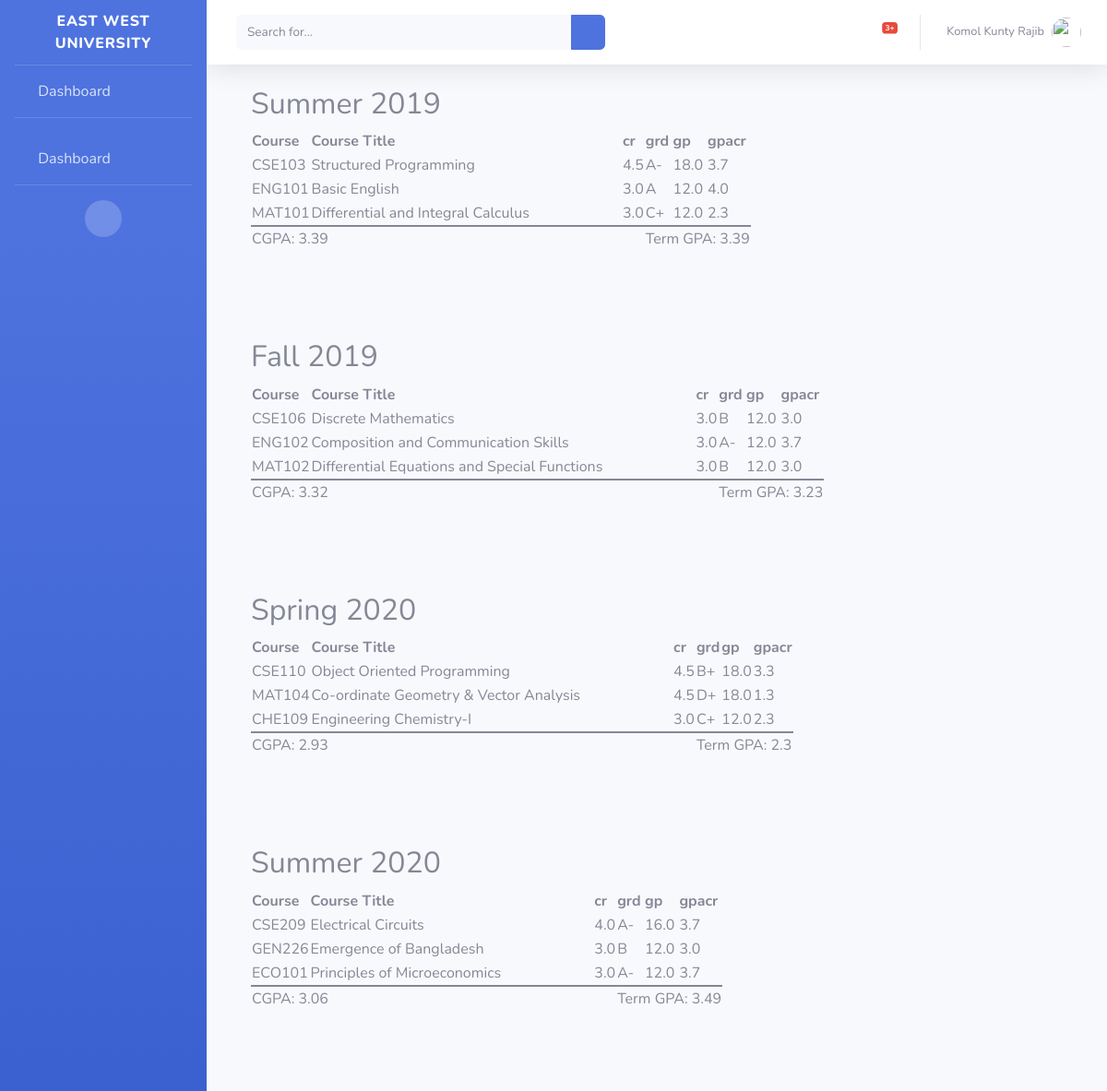
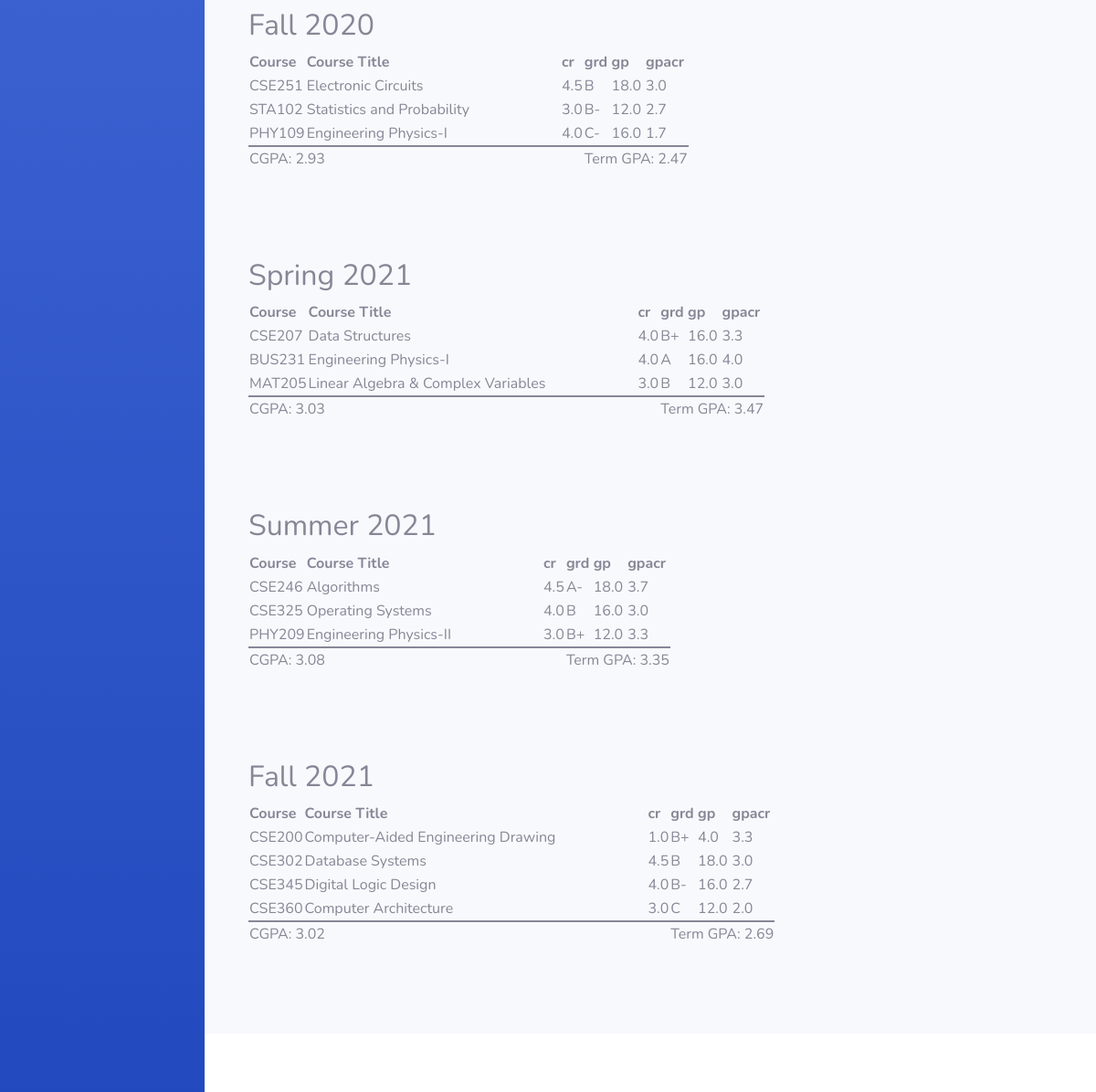
/grade-report/ (signed in), run on the app's committed database (2 pictures, top to bottom).
### advising_portal/models.py (models this page shows, shortened)
class Student(models.Model):
    student_id = models.CharField(max_length=100, primary_key=True)
    name = models.CharField(max_length=30)
    advisor = models.ForeignKey(Faculty, on_delete=models.SET_NULL, null=True)
    username = models.OneToOneField(User, on_delete=models.SET_NULL, null=True)

class Semester(models.Model):
    semester_id = models.IntegerField(primary_key=True)
    semester_name = models.TextField()
    semester_starts_on = models.DateField()
    semester_ends_on = models.DateField()
    created_at = models.DateTimeField(default=timezone.now)
    created_by = models.ForeignKey(User, on_delete=models.SET_NULL, null=True)
    advising_status = models.BooleanField(default=False)

class Course(models.Model):
    course_id = models.CharField(max_length=100, primary_key=True)
    course_code = models.CharField(max_length=10)
    course_title = models.TextField()
    department = models.ForeignKey(Department, on_delete=models.SET_NULL, null=True)
    prerequisite_course = models.ForeignKey('self', on_delete=models.SET_NULL, null=True)
    credit = models.FloatField()
    created_at = models.DateTimeField(default=timezone.now)
    created_by = models.ForeignKey(User, on_delete=models.SET_NULL, null=True)

class Grade(models.Model):
    grade = models.CharField(max_length=10, primary_key=True)
    grade_point = models.FloatField()
    maximum = models.FloatField()
    minimum = models.FloatField()

### advising_portal/views.py (the view)
# urls.py: path('grade-report/', views.view_grade_report, name='advising-portal-grade-report'),
@login_required
def view_grade_report(request):
    student = Student.objects.get(username_id=User.objects.get(username=request.user).pk)
    courses_taken = CoursesTaken.objects.filter(
        student_id=student.student_id,
        semester__advising_status=False
    ).all()
    courses_by_semesters = {}
    total_cgpa = 0
    total_credit = 0
    for course in courses_taken:
        total_cgpa += (course.grade.grade_point * course.section.course.credit)
        total_credit += course.section.course.credit
        if course.semester_id not in courses_by_semesters:
            courses_by_semesters[course.semester_id] = {
                'semester_id': course.semester_id,
                'semester_name': course.semester.semester_name,
                'total_credit': course.section.course.credit,
                'courses': [
                    {
                        'course_code': course.section.course.course_code,
                        'course_title': re.sub('\(.*\)', '', str(course.section.course.course_title)),
                        'course_credit': course.section.course.credit,
                        'grade': course.grade.grade,
                        'total_gp': course.section.course.credit * 4,
                        'grade_point': course.grade.grade_point,
                    }
                ],
                'current_cgpa': total_cgpa,
                'current_total_credit': total_credit,
                'term_gpa': course.grade.grade_point * course.section.course.credit
            }
        else:
            courses_by_semesters[course.semester_id]['total_credit'] += course.section.course.credit
            courses_by_semesters[course.semester_id]['current_cgpa'] = total_cgpa
            courses_by_semesters[course.semester_id]['current_total_credit'] = total_credit
            courses_by_semesters[course.semester_id]['term_gpa'] += (course.grade.grade_point * course.section.course.credit)
            courses_by_semesters[course.semester_id]['courses'].append(
                {
                    'course_code': course.section.course.course_code,
                    'course_title': re.sub('\(.*\)', '', str(course.section.course.course_title)),
                    'course_credit': course.section.course.credit,
                    'grade': course.grade.grade,
                    'total_gp': course.section.course.credit * 4,
                    'grade_point': course.grade.grade_point,
                }
            )
    for semester in courses_by_semesters.values():
        semester['current_cgpa'] = semester['current_cgpa'] / semester['current_total_credit']
        semester['current_cgpa'] = round(semester['current_cgpa'], 2)
        semester['term_gpa'] = semester['term_gpa'] / semester['total_credit']
        semester['term_gpa'] = round(semester['term_gpa'], 2)
    if total_credit != 0:
        cgpa = total_cgpa / total_credit
        cgpa = round(cgpa, 2)
    else:
        cgpa = 0.0
    context = {
        'cgpa': cgpa,
        'courses_by_semesters': courses_by_semesters
    }
    return render(request, 'advising_portal/grading_report_test.html', context)

### advising_portal/templates/advising_portal/grading_report_test.html (shortened to what this page needs)
{% extends "advising_portal/student_base.html" %}
{% block content %}
    {% for semester, value in courses_by_semesters.items %}
        <div class="container">
            <h2>{{ value.semester_name }}</h2>
            <table>
                <thead>
                <tr>
                    <th>Course</th>
                    <th style="padding-right: 100px;">Course Title</th>
                    <th>cr</th>
                    <th>grd</th>
                    <th>gp</th>
                    <th>gpacr</th>
                </thead>
                <tbody>
                {% for course in value.courses %}
                    <tr>
                        <td>{{ course.course_code }}</td>
                        <td style="padding-right: 100px;">{{ course.course_title }}</td>
                        <td>{{ course.course_credit }}</td>
                        <td>{{ course.grade }}</td>
                        <td>{{ course.total_gp }}</td>
                        <td>{{ course.grade_point }}</td>
                    </tr>
                {% endfor %}
                <tr>
                  <td colspan="3" style="border-top: 2px solid;">CGPA: {{ value.current_cgpa }}</td>
                  <td colspan="3" style="border-top: 2px solid;">Term GPA: {{ value.term_gpa }}</td>
                </tr>
                </tbody>
            </table>
        </div>
        <br>
        <br>
        <br>
        <br>
    {% endfor %}
{% endblock content %}

### advising_portal/templates/advising_portal/student_base.html (shortened to what this page needs)
{% load static %}
<!DOCTYPE html>
<html lang="en">
<head>
    <link href="{% static 'advising_portal/vendor/fontawesome-free/css/all.min.css' %}" rel="stylesheet" type="text/css">
    <link href="{% static 'advising_portal/css/sb-admin-2.min.css' %}" rel="stylesheet">
    <link href="{% static 'advising_portal/css/my_css.css' %}" rel="stylesheet">
</head>
<body id="page-top">
    <div id="wrapper">
        <ul class="navbar-nav bg-gradient-primary sidebar sidebar-dark accordion" id="accordionSidebar">
            <a class="sidebar-brand d-flex align-items-center justify-content-center" href="index.html">
                <div class="sidebar-brand-text mx-3">East West University</div>
            </a>
            <hr class="sidebar-divider my-0">
            <li class="nav-item">
                <a class="nav-link" href="{% url 'advising-portal-home' %}">
                    <i class="fas fa-fw fa-tachometer-alt"></i>
                    Dashboard</a>
            </li>
            <hr class="sidebar-divider">
            <li class="nav-item">
                <a class="nav-link" href="{% url 'advising-portal-home' %}">
                    <i class="fas fa-fw fa-tachometer-alt"></i>
                    Dashboard</a>
            </li>
            <hr class="sidebar-divider d-none d-md-block">
            <div class="text-center d-none d-md-inline">
                <button class="rounded-circle border-0" id="sidebarToggle"></button>
            </div>
        </ul>
        <div id="content-wrapper" class="d-flex flex-column">
            <div id="content">
                <nav class="navbar navbar-expand navbar-light bg-white topbar mb-4 static-top shadow">
                    <form
                        class="d-none d-sm-inline-block form-inline mr-auto ml-md-3 my-2 my-md-0 mw-100 navbar-search">
                        <div class="input-group">
                            <input type="text" class="form-control bg-light border-0 small" placeholder="Search for..."
                                aria-label="Search" aria-describedby="basic-addon2">
                            <div class="input-group-append">
                                <button class="btn btn-primary" type="button">
                                    <i class="fas fa-search fa-sm"></i>
                                </button>
                            </div>
                        </div>
                    </form>
                    <ul class="navbar-nav ml-auto">
                        <li class="nav-item dropdown no-arrow mx-1">
                            <a class="nav-link dropdown-toggle" href="#" id="alertsDropdown" role="button"
                                data-toggle="dropdown" aria-haspopup="true" aria-expanded="false">
                                <i class="fas fa-bell fa-fw"></i>
                                <span class="badge badge-danger badge-counter">3+</span>
                            </a>
                        </li>
                        <li class="nav-item dropdown no-arrow">
                            <a class="nav-link dropdown-toggle" href="#" id="userDropdown" role="button"
                                data-toggle="dropdown" aria-haspopup="true" aria-expanded="false">
                                <span class="mr-2 d-none d-lg-inline text-gray-600 small">{{ user.student.name }}</span>
                                <img class="img-profile rounded-circle"
                                    src="img/undraw_profile.svg">
                            </a>
                        </li>
                    </ul>
                </nav>
                <div class="container-fluid">
                    {% block content %}{% endblock %}
                </div>
            </div>
            <footer class="sticky-footer bg-white">
            </footer>
        </div>
    </div>
</body>
</html>

### data on the page
Semester: semester_name "Summer 2019"
Course: course_code "CSE103", course_title "Structured Programming", course_credit "4.5"
Grade: grade "A-" "A-" "A-" "A-" "A-", grade_point "3.7" "3.7" "3.7" "3.7" "3.7"
Course: course_code "ENG101", course_title "Basic English", course_credit "3.0"
Grade: grade_point "4.0" "4.0"
Course: course_code "MAT101", course_title "Differential and Integral Calculus", course_credit "3.0"
Grade: grade "C+" "C+", grade_point "2.3" "2.3"
Semester: semester_name "Fall 2019"
Course: course_code "CSE106", course_title "Discrete Mathematics", course_credit "3.0"
Grade: grade_point "3.0" "3.0" "3.0" "3.0" "3.0" "3.0" "3.0"
Course: course_code "ENG102", course_title "Composition and Communication Skills", course_credit "3.0"
Course: course_code "MAT102", course_title "Differential Equations and Special Functions", course_credit "3.0"
Semester: semester_name "Spring 2020"
Course: course_code "CSE110", course_title "Object Oriented Programming", course_credit "4.5"
Grade: grade "B+" "B+" "B+" "B+", grade_point "3.3" "3.3" "3.3" "3.3"
Course: course_code "MAT104", course_title "Co-ordinate Geometry & Vector Analysis", course_credit "4.5"
Grade: grade "D+", grade_point "1.3"
Course: course_code "CHE109", course_title "Engineering Chemistry-I", course_credit "3.0"
Semester: semester_name "Summer 2020"
Course: course_code "CSE209", course_title "Electrical Circuits", course_credit "4.0"
Course: course_code "GEN226", course_title "Emergence of Bangladesh", course_credit "3.0"
Course: course_code "ECO101", course_title "Principles of Microeconomics", course_credit "3.0"
Semester: semester_name "Fall 2020"
Course: course_code "CSE251", course_title "Electronic Circuits", course_credit "4.5"
Course: course_code "STA102", course_title "Statistics and Probability", course_credit "3.0"
Grade: grade "B-" "B-", grade_point "2.7" "2.7"
Course: course_code "PHY109", course_credit "4.0"
Grade: grade "C-", grade_point "1.7"
Semester: semester_name "Spring 2021"
Course: course_code "CSE207", course_title "Data Structures", course_credit "4.0"
Course: course_code "BUS231", course_credit "4.0"
Course: course_code "MAT205", course_title "Linear Algebra & Complex Variables", course_credit "3.0"
Semester: semester_name "Summer 2021"
Course: course_code "CSE246", course_title "Algorithms", course_credit "4.5"
Course: course_code "CSE325", course_title "Operating Systems", course_credit "4.0"
Course: course_code "PHY209", course_credit "3.0"
Semester: semester_name "Fall 2021"
Course: course_code "CSE200", course_title "Computer-Aided Engineering Drawing", course_credit "1.0"
Course: course_code "CSE302", course_title "Database Systems", course_credit "4.5"
Course: course_code "CSE345", course_title "Digital Logic Design", course_credit "4.0"
Course: course_code "CSE360", course_title "Computer Architecture", course_credit "3.0"
Grade: grade_point "2.0"

### other printed values
{{ user.student.name }} "Komol Kunty Rajib"
{{ course.total_gp }} "18.0" "12.0" "12.0" "12.0" "12.0" "12.0" "18.0" "18.0" "12.0" "16.0" "12.0" "12.0" "18.0" "12.0" "16.0" "16.0" "16.0" "12.0" "18.0" "16.0" "12.0" "4.0" "18.0" "16.0" "12.0"
{{ course.grade }} "A" "B" "B" "B" "B" "A" "B" "B" "B" "C"
{{ value.current_cgpa }} "3.39" "3.32" "2.93" "3.06" "2.93" "3.03" "3.08" "3.02"
{{ value.term_gpa }} "3.39" "3.23" "2.3" "3.49" "2.47" "3.47" "3.35" "2.69"
{{ course.course_title }} "Engineering Physics-I" "Engineering Physics-I" "Engineering Physics-II"
